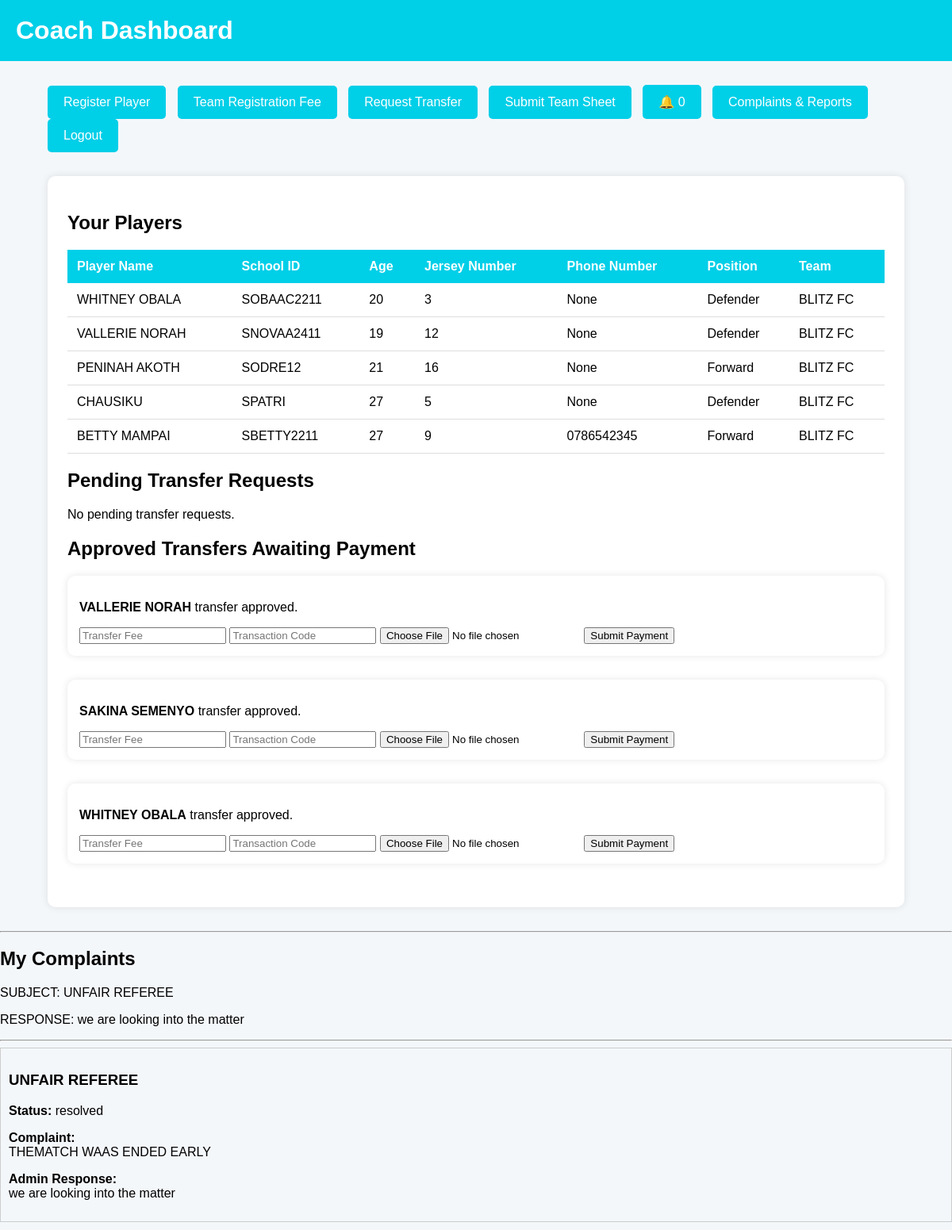
/dashboard/ (signed in), run on the app's committed database.
### players/models.py (models this page shows, shortened)
class Player(models.Model):
    player_name = models.CharField(max_length=100)
    school_id = models.CharField(max_length=50)
    age = models.IntegerField(default=18)
    jersey_number = models.IntegerField(default=0)
    phone_number = models.CharField(
        max_length=15,
        blank=True,
        null=True
    )
    POSITION_CHOICES = (
        ('Goalkeeper', 'Goalkeeper'),
        ('Defender', 'Defender'),
        ('Midfielder', 'Midfielder'),
        ('Forward', 'Forward'),
    )
    position = models.CharField(
        max_length=20,
        choices=POSITION_CHOICES,
        default='Defender'
    )
    goals = models.IntegerField(default=0)
    assists = models.IntegerField(default=0)
    clean_sheets = models.IntegerField(default=0)
    goal_conceded = models.IntegerField(default=0)
    yellow_cards = models.IntegerField(default=0)
    red_cards = models.IntegerField(default=0)
    is_suspended = models.BooleanField(default=False)
    suspension_matches = models.IntegerField(default=0)
    team = models.ForeignKey(
        'teams.Team',
        on_delete=models.CASCADE,
        related_name='players'
    )
    def __str__(self):
        return self.player_name

class Transfer(models.Model):
    STATUS_CHOICES = (
        ('Pending', 'Pending'),
        ('Approved', 'Approved'),
        ('Completed', 'Completed'),
        ('Rejected', 'Rejected'),
    )
    player = models.ForeignKey(
        Player,
        on_delete=models.CASCADE
    )
    from_team = models.ForeignKey(
        'teams.Team',
        on_delete=models.CASCADE,
        related_name='from_team'
    )
    to_team = models.ForeignKey(
        'teams.Team',
        on_delete=models.CASCADE,
        related_name='to_team'
    )
    transaction_code = models.CharField(
        max_length=100,
        blank=True,
        null=True
    )
    proof_of_payment = models.ImageField(
        upload_to='transfer_proofs/',
        blank=True,
        null=True
    )
    status = models.CharField(
        max_length=20,
        choices=STATUS_CHOICES,
        default='Pending'
    )
    created_at = models.DateTimeField(
        auto_now_add=True
    )
    def __str__(self):
        return f"{self.player} -> {self.to_team}"

### teams/models.py (models this page shows)
class Team(models.Model):
    CATEGORY_CHOICES = (
        ('Men', 'Men'),
        ('Ladies', 'Ladies'),
    )
    name = models.CharField(max_length=100)
    coach = models.ForeignKey(
    settings.AUTH_USER_MODEL,
    on_delete=models.SET_NULL,
    null=True,
    blank=True,
    limit_choices_to={'role': 'coach'}
)
    phone_number = models.CharField(
        max_length=15,
        blank=True,
        null=True
    )
    category = models.CharField(
        max_length=10,
        choices=CATEGORY_CHOICES,
        default='Men'
    )
    played = models.IntegerField(default=0)
    wins = models.IntegerField(default=0)
    draws = models.IntegerField(default=0)
    losses = models.IntegerField(default=0)
    goals_scored = models.IntegerField(default=0)
    goals_conceded = models.IntegerField(default=0)
    goal_difference = models.IntegerField(default=0)
    points = models.IntegerField(default=0)
    def __str__(self):
        return self.name

### complaints/models.py (models this page shows)
class Complaint(models.Model):
    STATUS_CHOICES = (
        ('pending', 'Pending'),
        ('resolved', 'Resolved'),
    )
    coach = models.ForeignKey(
        CustomUser,
        on_delete=models.CASCADE
    )
    subject = models.CharField(max_length=200)
    message = models.TextField()
    admin_response = models.TextField(
        blank=True,
        null=True
    )
    status = models.CharField(
        max_length=20,
        choices=STATUS_CHOICES,
        default='pending'
    )
    created_at = models.DateTimeField(auto_now_add=True)
    def __str__(self):
        return self.subject

### teams/views.py (the view)
# urls.py: path('dashboard/', views.coach_dashboard, name='coach_dashboard'),
def coach_dashboard(request):
    team = Team.objects.filter(coach=request.user).first()
    if team:
        players = Player.objects.filter(team=team)
        pending_transfers = Transfer.objects.filter(
            from_team=team,
            status='Pending'
        )
        approved_transfers = Transfer.objects.filter(
            to_team=team,
            status='Approved'
        ).exclude(
            transferpayment__status='Approved'
        )
        print("APPROVED TRANSFERS:", approved_transfers)
    else:
        players = Player.objects.none()
        pending_transfers = Transfer.objects.none()
        approved_transfers = Transfer.objects.none()
    unread_count = Notification.objects.filter(
            user=request.user,
            is_read=False
        ).count()
    my_complaints = Complaint.objects.filter(
        coach=request.user
    ).order_by('-created_at')
    print("CURRENT USER:", request.user)
    print("MY COMPLAINTS:", my_complaints)
    context = {
        'players': players,
        'team': team,
        'pending_transfers': pending_transfers,
        'approved_transfers': approved_transfers,
        'unread_count': unread_count,
        'my_complaints': my_complaints
    }
    return render(
        request,
        'teams/coach_dashboard.html',
        context
    )

### notifications/context_processors.py (called while the page is built)
def admin_notifications(request):
    return {
        'unread_notifications':
        AdminNotification.objects.filter(
            is_read=False
        ).count()
    }

### users/models.py (called while the page is built)
    def __str__(self):
        return self.username

### templates/teams/coach_dashboard.html (shortened to what this page needs)
<!DOCTYPE html>
<html>
<head>
</head>
<body>
<div class="topbar">
    <h1>Coach Dashboard</h1>
</div>
<div class="container">
    <div class="menu">
        <a href="/register-player/">Register Player</a>
        <a href="/teams/payment/">
            Team Registration Fee
        </a>
        <a href="/request-transfer/">
            Request Transfer
        </a>
        <a href="/lineups/submit/">
            Submit Team Sheet
        </a>
        <a href="{% url 'notifications' %}">
            🔔 {{ unread_count }}
        </a>
        <a href="/complaints/submit/">
            Complaints & Reports
        </a>
        <a href="/logout/">
            Logout
        </a>
    </div>
    <div class="card">
        <h2>Your Players</h2>
        <table>
            <tr>
                <th>Player Name</th>
                <th>School ID</th>
                <th>Age</th>
                <th>Jersey Number</th>
                <th>Phone Number</th>
                <th>Position</th>
                <th>Team</th>
            </tr>
            {% for player in players %}
            <tr>
                <td>{{ player.player_name }}</td>
                <td>{{ player.school_id }}</td>
                <td>{{ player.age }}</td>
                <td>{{ player.jersey_number }}</td>
                <td>{{ player.phone_number }}</td>
                <td>{{ player.position }}</td>
                <td>{{ player.team.name }}</td>
            </tr>
            {% endfor %}
        </table>
        <h2>Pending Transfer Requests</h2>
{% for transfer in pending_transfers %}
<div class="card" style="margin-top:20px; padding:15px;">
    <p>
        <strong>{{ transfer.player.player_name }}</strong>
        wants to move from
        <strong>{{ transfer.from_team.name }}</strong>
        to
        <strong>{{ transfer.to_team.name }}</strong>
    </p>
    <a href="{% url 'approve_transfer' transfer.id %}">
        <button>Approve</button>
    </a>
    <a href="{% url 'reject_transfer' transfer.id %}">
        <button>Reject</button>
    </a>
</div>
{% empty %}
<p>No pending transfer requests.</p>
{% endfor %}
<h2>Approved Transfers Awaiting Payment</h2>
{% for transfer in approved_transfers %}
    {% if transfer.status == 'Approved' %}
    <div class="card" style="margin-top:20px; padding:15px;">
        <p>
            <strong>{{ transfer.player.player_name }}</strong>
            transfer approved.
        </p>
        <form method="POST"
            enctype="multipart/form-data"
            action="{% url 'transfer_payment' transfer.id %}">
            <input
                type="number"
                name="amount"
                placeholder="Transfer Fee"
                required
            >
            <input
                type="text"
                name="transaction_code"
                placeholder="Transaction Code"
                required
            >
            <input type="file" name="proof_of_payment" required>
            <button type="submit">
                Submit Payment
            </button>
        </form>
    </div>
    {% endif %}
{% endfor %}
    </div>
</div>
<hr>
<h2>My Complaints</h2>
{% for complaint in my_complaints %}
<p>SUBJECT: {{ complaint.subject }}</p>
<p>RESPONSE: {{ complaint.admin_response }}</p>
<hr>
<div style="border:1px solid #ccc; padding:10px; margin-bottom:10px;">
    <h3>{{ complaint.subject }}</h3>
    <p>
        <strong>Status:</strong>
        {{ complaint.status }}
    </p>
    <p>
        <strong>Complaint:</strong><br>
        {{ complaint.message }}
    </p>
    {% if complaint.admin_response %}
        <p>
            <strong>Admin Response:</strong><br>
            {{ complaint.admin_response }}
        </p>
    {% else %}
        <p><em>Waiting for admin response...</em></p>
    {% endif %}
</div>
{% empty %}
<p>No complaints submitted yet.</p>
{% endfor %}
</body>
</html>

### templates/teams/coach_dashboard.html (style rules this page uses)
body { font-family: Arial; background:#f4f7fa; margin:0; padding:0; }
.topbar { background:#00cfe8; padding:20px; }
.topbar h1 { color:white; margin:0; }
.container { width:90%; margin:30px auto; }
.menu { margin-bottom:30px; }
.menu a { background:#00cfe8; color:white; text-decoration:none; padding:12px 20px; border-radius:5px; margin-right:10px; display:inline-block; }
.card { background:white; padding:25px; border-radius:10px; margin-bottom:30px; box-shadow:0 0 10px rgba(0,0,0,0.1); }
table { width:100%; border-collapse:collapse; }
table th { background:#00cfe8; color:white; padding:12px; text-align:left; }
table td { padding:12px; border-bottom:1px solid #ddd; }

### data on the page
Player: player_name "WHITNEY OBALA", school_id "SOBAAC2211", age "20", jersey_number "3", phone_number "None", position "Defender", team.name "BLITZ FC"
Player: player_name "VALLERIE NORAH", school_id "SNOVAA2411", age "19", jersey_number "12", phone_number "None", position "Defender", team.name "BLITZ FC"
Player: player_name "PENINAH AKOTH", school_id "SODRE12", age "21", jersey_number "16", phone_number "None", position "Forward", team.name "BLITZ FC"
Player: player_name "CHAUSIKU", school_id "SPATRI", age "27", jersey_number "5", phone_number "None", position "Defender", team.name "BLITZ FC"
Player: player_name "BETTY MAMPAI", school_id "SBETTY2211", age "27", jersey_number "9", phone_number "0786542345", position "Forward", team.name "BLITZ FC"
Complaint: subject "UNFAIR REFEREE", admin_response "we are looking into the matter", status "resolved", message "THEMATCH WAAS ENDED EARLY"

### other printed values
{{ unread_count }} "0"
